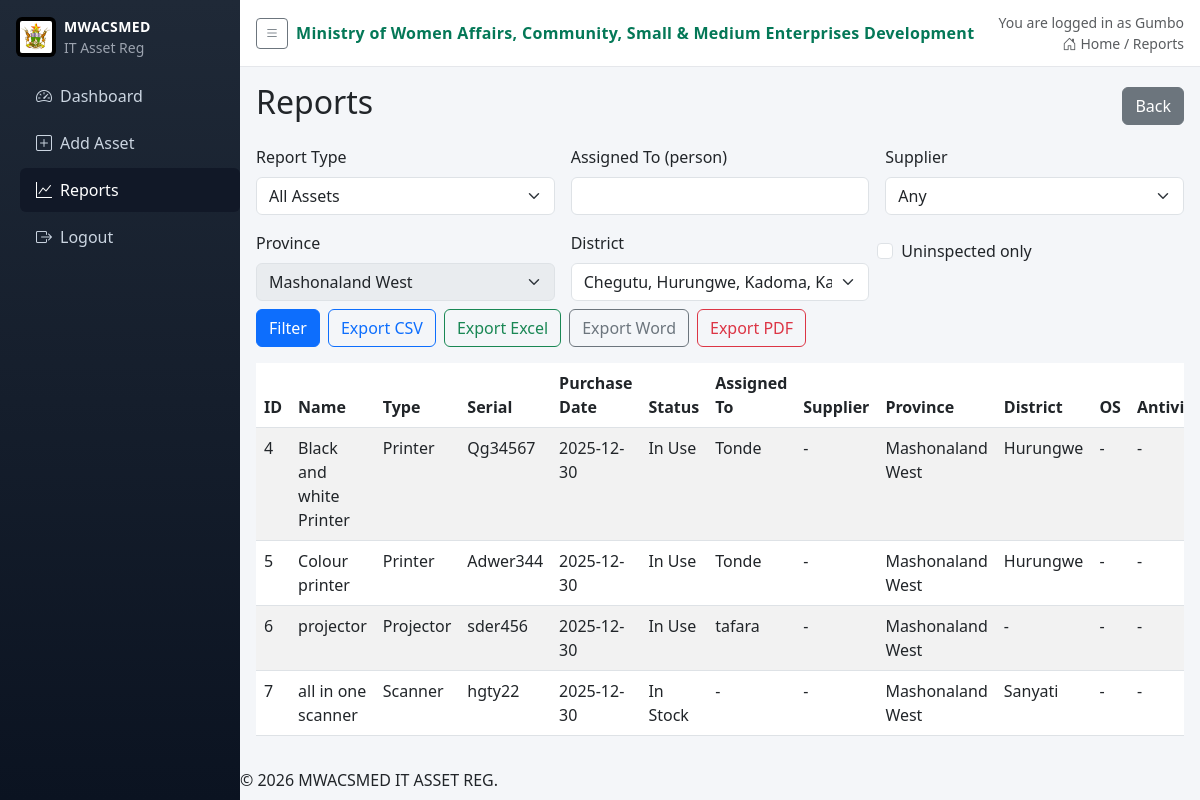
The page /reports (signed in) on the database its author committed.
### app.py (models this page shows, shortened)
class User(db.Model):
    id = db.Column(db.Integer, primary_key=True)
    username = db.Column(db.String(80), unique=True, nullable=False)
    password_hash = db.Column(db.String(200), nullable=False)
    role = db.Column(db.String(20), nullable=False)
    province = db.Column(db.String(100), nullable=True)  # 'Head Office' or specific province
    district = db.Column(db.String(100), nullable=True)
    active = db.Column(db.Boolean, default=True, nullable=False)
    email = db.Column(db.String(120), nullable=True)

class Asset(db.Model):
    id = db.Column(db.Integer, primary_key=True)
    name = db.Column(db.String(100), nullable=False)
    type = db.Column(db.String(50), nullable=False)
    serial_number = db.Column(db.String(100), unique=True, nullable=False)
    purchase_date = db.Column(db.Date, nullable=True)
    assigned_to = db.Column(db.String(100), nullable=True)
    supplier = db.Column(db.String(120), nullable=True)
    status = db.Column(db.String(50), default='In Stock')
    antivirus_name = db.Column(db.String(100), nullable=True)
    antivirus_license_date = db.Column(db.Date, nullable=True)
    office_name = db.Column(db.String(100), nullable=True)
    office_license_date = db.Column(db.Date, nullable=True)
    os_name = db.Column(db.String(100), nullable=True)
    province = db.Column(db.String(100), nullable=True)
    district = db.Column(db.String(100), nullable=True)
    inspected_by_ict = db.Column(db.Boolean, default=False)
    inspection_date = db.Column(db.Date, nullable=True)
    created_by_user_id = db.Column(db.Integer, nullable=True)
    @property
    def eol_years(self):
        mapping = {
            'Laptop': 3,
            'Desktop': 5,
            'All-in-One': 5,
            'Cellphone': 2,
            'Tablet': 2,
        }
        return mapping.get(self.type)
    @property
    def eol_date(self):
        if not self.purchase_date or not self.eol_years:
            return None
        return self.purchase_date + timedelta(days=self.eol_years * 365)
    @property
    def eol_status(self):
        if not self.eol_date:
            return None

### app.py (the view)
@app.route('/reports')
@login_required
def reports():
    report_type = request.args.get('type', 'all')
    assets = get_report_assets(report_type)
    suppliers = [
        r[0] for r in filter_by_user_location(Asset.query)
        .with_entities(Asset.supplier)
        .filter(Asset.supplier.isnot(None))
        .filter(Asset.supplier != '')
        .distinct()
        .order_by(Asset.supplier)
        .all()
        if r[0]
    ]
    log_action('view_reports', details=report_type)
    return render_template('reports.html', assets=assets, report_type=report_type, suppliers=suppliers)

### app.py (called while the page is built)
def login_required(f):
    @wraps(f)
    def wrapper(*args, **kwargs):
        if not session.get('user_id'):
            return redirect(url_for('login'))
        return f(*args, **kwargs)
    return wrapper

def current_user():
    uid = session.get('user_id')
    if not uid:
        return None
    return User.query.get(uid)

def filter_by_user_location(query):
    u = current_user()
    if not u:
        return query
    if u.role == 'IT':
        return query
    if u.province == 'Head Office':
        return query
    q = query.filter(Asset.province == u.province)
    if u.district:
        if u.role == 'AdminDistrict':
            q = q.filter(Asset.district == u.district)
        else:
            if ',' not in (u.district or ''):
                q = q.filter(Asset.district == u.district)
    return q

@app.context_processor
def inject_user():
    return {
        'current_user': current_user(),
        'current_role': (current_user().role if current_user() else None),
        'ministry_name': app.config.get('MINISTRY_NAME'),
        'logo_url': app.config.get('LOGO_STATIC_PATH')
    }

def log_action(action, entity_type=None, entity_id=None, details=None):
    try:
        entry = AuditLog(
            actor_user_id=current_user().id if current_user() else None,
            action=action,
            entity_type=entity_type,
            entity_id=entity_id,
            details=details
        )
        db.session.add(entry)
        db.session.commit()
    except Exception:
        pass

### templates/reports.html (shortened to what this page needs)
{% extends 'base.html' %}
{% block content %}
<div class="d-flex justify-content-between align-items-center mb-3">
  <h2>Reports</h2>
  <a href="{{ url_for('index') }}" class="btn btn-secondary">Back</a>
</div>
<form method="GET" action="{{ url_for('reports') }}" class="row g-3 mb-3">
  <div class="col-md-4">
    <label for="report_type" class="form-label">Report Type</label>
    <select id="report_type" name="type" class="form-select" onchange="this.form.submit()">
      <option value="all" {% if report_type=='all' %}selected{% endif %}>All Assets</option>
    </select>
  </div>
  <div class="col-md-4">
    <label for="assigned_to" class="form-label">Assigned To (person)</label>
    <input type="text" id="assigned_to" name="assigned_to" class="form-control" value="{{ request.args.get('assigned_to','') }}">
  </div>
  <div class="col-md-4">
    <label for="supplier" class="form-label">Supplier</label>
    <select id="supplier" name="supplier" class="form-select">
      <option value="">Any</option>
    </select>
  </div>
  <div class="col-md-4">
    <label for="province" class="form-label">Province</label>
    <select id="province" name="province" class="form-select" onchange="updateDistricts()" {% if current_role != 'IT' and current_user and current_user.province != 'Head Office' %}disabled{% endif %}>
      {% if current_role == 'IT' or (current_user and current_user.province == 'Head Office') %}
        <option value="">Any</option>
        <option value="Head Office" {% if request.args.get('province')=='Head Office' %}selected{% endif %}>Head Office</option>
        <option value="Bulawayo" {% if request.args.get('province')=='Bulawayo' %}selected{% endif %}>Bulawayo</option>
        <option value="Harare" {% if request.args.get('province')=='Harare' %}selected{% endif %}>Harare</option>
        <option value="Manicaland" {% if request.args.get('province')=='Manicaland' %}selected{% endif %}>Manicaland</option>
        <option value="Mashonaland Central" {% if request.args.get('province')=='Mashonaland Central' %}selected{% endif %}>Mashonaland Central</option>
        <option value="Mashonaland East" {% if request.args.get('province')=='Mashonaland East' %}selected{% endif %}>Mashonaland East</option>
        <option value="Mashonaland West" {% if request.args.get('province')=='Mashonaland West' %}selected{% endif %}>Mashonaland West</option>
        <option value="Masvingo" {% if request.args.get('province')=='Masvingo' %}selected{% endif %}>Masvingo</option>
        <option value="Matabeleland North" {% if request.args.get('province')=='Matabeleland North' %}selected{% endif %}>Matabeleland North</option>
        <option value="Matabeleland South" {% if request.args.get('province')=='Matabeleland South' %}selected{% endif %}>Matabeleland South</option>
        <option value="Midlands" {% if request.args.get('province')=='Midlands' %}selected{% endif %}>Midlands</option>
      {% else %}
        <option value="{{ current_user.province }}" selected>{{ current_user.province }}</option>
      {% endif %}
    </select>
  </div>
  <div class="col-md-4">
    <label for="district" class="form-label">District</label>
    <select id="district" name="district" class="form-select" data-selected="{{ request.args.get('district','') }}" {% if current_user and current_user.district %}disabled{% endif %}>
      {% if current_user and current_user.district %}
        <option value="{{ current_user.district }}" selected>{{ current_user.district }}</option>
      {% else %}
        <option value="">Any</option>
      {% endif %}
    </select>
  </div>
  <div class="col-md-3 form-check mt-4">
    <input type="checkbox" class="form-check-input" id="uninspected" name="uninspected" {% if request.args.get('uninspected')=='on' %}checked{% endif %}>
    <label class="form-check-label" for="uninspected">Uninspected only</label>
  </div>
  <div class="col-md-9 d-flex align-items-end gap-2 mt-2">
    <button type="submit" class="btn btn-primary">Filter</button>
    <a class="btn btn-outline-primary" href="{{ url_for('export', fmt='csv', type=report_type, assigned_to=request.args.get('assigned_to',''), supplier=request.args.get('supplier',''), province=request.args.get('province',''), district=request.args.get('district',''), uninspected=request.args.get('uninspected','')) }}">Export CSV</a>
    <a class="btn btn-outline-success" href="{{ url_for('export', fmt='excel', type=report_type, assigned_to=request.args.get('assigned_to',''), supplier=request.args.get('supplier',''), province=request.args.get('province',''), district=request.args.get('district',''), uninspected=request.args.get('uninspected','')) }}">Export Excel</a>
    <a class="btn btn-outline-secondary" href="{{ url_for('export', fmt='word', type=report_type, assigned_to=request.args.get('assigned_to',''), supplier=request.args.get('supplier',''), province=request.args.get('province',''), district=request.args.get('district',''), uninspected=request.args.get('uninspected','')) }}">Export Word</a>
    <a class="btn btn-outline-danger" href="{{ url_for('export', fmt='pdf', type=report_type, assigned_to=request.args.get('assigned_to',''), supplier=request.args.get('supplier',''), province=request.args.get('province',''), district=request.args.get('district',''), uninspected=request.args.get('uninspected','')) }}">Export PDF</a>
  </div>
</form>
<div class="table-responsive">
  <table class="table table-striped table-hover">
    <thead>
      <tr>
        <th>ID</th>
        <th>Name</th>
        <th>Type</th>
        <th>Serial</th>
        <th>Purchase Date</th>
        <th>Status</th>
        <th>Assigned To</th>
        <th>Supplier</th>
        <th>Province</th>
        <th>District</th>
        <th>OS</th>
        <th>Antivirus</th>
      </tr>
    </thead>
    <tbody>
      {% for a in assets %}
      <tr>
        <td>{{ a.id }}</td>
        <td>{{ a.name }}</td>
        <td>{{ a.type }}</td>
        <td>{{ a.serial_number }}</td>
        <td>{{ a.purchase_date or '-' }}</td>
        <td>{{ a.status }}</td>
        <td>{{ a.assigned_to or '-' }}</td>
        <td>{{ a.supplier or '-' }}</td>
        <td>{{ a.province or '-' }}</td>
        <td>{{ a.district or '-' }}</td>
        <td>{{ a.os_name or '-' }}</td>
        <td>{{ a.antivirus_name or '-' }}</td>
      </tr>
      {% else %}
      <tr>
        <td colspan="17" class="text-center">No data</td>
      </tr>
      {% endfor %}
    </tbody>
  </table>
</div>
{% endblock %}

### templates/base.html (shortened to what this page needs)
<!doctype html>
<html lang="en">
  <head>
    <link href="https://cdn.jsdelivr.net/npm/bootstrap@5.3.0/dist/css/bootstrap.min.css" rel="stylesheet">
    <link rel="stylesheet" href="https://cdn.jsdelivr.net/npm/bootstrap-icons@1.11.1/font/bootstrap-icons.css">
  </head>
  <body>
    <aside class="sidebar">
      <div class="brand d-flex align-items-center gap-2">
        {% if logo_url %}
        <img class="brand-logo" src="{{ logo_url }}" alt="" onerror="this.remove()">
        {% endif %}
        <div>
          <div class="brand-title">MWACSMED</div>
          <div class="brand-sub small">IT Asset Reg</div>
        </div>
      </div>
      <nav class="nav flex-column">
        <a class="nav-link {% if request.endpoint=='index' %}active{% endif %}" href="{{ url_for('index') }}"><i class="bi bi-speedometer2 me-2"></i>Dashboard</a>
        <a class="nav-link {% if request.endpoint=='add_asset' %}active{% endif %}" href="{{ url_for('add_asset') }}"><i class="bi bi-plus-square me-2"></i>Add Asset</a>
        <a class="nav-link {% if request.endpoint=='reports' %}active{% endif %}" href="{{ url_for('reports') }}"><i class="bi bi-graph-up me-2"></i>Reports</a>
        {% if current_user %}
        <a class="nav-link" href="{{ url_for('logout') }}"><i class="bi bi-box-arrow-right me-2"></i>Logout</a>
        {% else %}
        <a class="nav-link {% if request.endpoint=='login' %}active{% endif %}" href="{{ url_for('login') }}"><i class="bi bi-box-arrow-in-right me-2"></i>Login</a>
        {% endif %}
      </nav>
    </aside>
    <div class="main">
      <div class="topbar d-flex justify-content-between align-items-center">
        <div class="d-flex align-items-center gap-2">
          <button class="btn btn-outline-secondary btn-sm" id="sidebarToggle"><i class="bi bi-list"></i></button>
          <div class="ministry">{{ ministry_name }}</div>
        </div>
        <div class="text-muted small text-end">
          {% if current_user %}
          <div>You are logged in as {{ current_user.username }}</div>
          {% endif %}
          <div><i class="bi bi-house-door me-1"></i>Home / {{ request.endpoint|capitalize }}</div>
        </div>
      </div>
      <div class="content">
      {% block content %}{% endblock %}
      </div>
      <div class="footer-copy">© 2026 MWACSMED IT ASSET REG.</div>
    </div>
  </body>
</html>

### templates/base.html (style rules this page uses)
body { background: #f4f6f9; }
.sidebar { position: fixed; top: 0; left: 0; bottom: 0; width: 240px; background: linear-gradient(180deg,#1f2937 0%, #0b1321 100%); color: #cbd5e1; padding-top: 1rem; }
.sidebar .brand { color: #fff; padding: 0 1rem; margin-bottom: 1rem; }
.brand-logo { height: 40px; width: 40px; object-fit: contain; display: inline-block; background: #000; border-radius: 6px; padding: 4px; }
.brand-title { font-weight: 700; font-size: 14px; letter-spacing: .4px; }
.brand-sub { color: #9ca3af; }
.sidebar .nav-link { color: #cbd5e1; padding: .6rem 1rem; border-radius: .375rem; display: block; }
.sidebar .nav-link.active, .sidebar .nav-link:hover { background: #111827; color: #fff; }
.sidebar nav { padding-left: 1.25rem; margin-top: .5rem; }
.sidebar .nav-link { margin-bottom: .25rem; }
.main { margin-left: 240px; transition: margin-left .2s ease; }
.topbar { background: #ffffff; border-bottom: 1px solid #e5e7eb; padding: .75rem 1rem; }
.ministry { font-weight: 700; color: #047857; letter-spacing: .3px; }
.content { padding: 1rem; }

### rows shown on the page
User: username "Gumbo", province "Mashonaland West", district "Chegutu, Hurungwe, Kadoma, Kariba, Makonde, Mhondoro-Ngezi, Sanyati, Zvimba"
Asset: id "4", name "Black and white Printer", type "Printer", serial_number "Qg34567", purchase_date "2025-12-30", status "In Use", assigned_to "Tonde", supplier "-", province "Mashonaland West", district "Hurungwe", os_name "-", antivirus_name "-"
Asset: id "5", name "Colour printer", type "Printer", serial_number "Adwer344", purchase_date "2025-12-30", status "In Use", assigned_to "Tonde", supplier "-", province "Mashonaland West", district "Hurungwe", os_name "-", antivirus_name "-"
Asset: id "6", name "projector", type "Projector", serial_number "sder456", purchase_date "2025-12-30", status "In Use", assigned_to "tafara", supplier "-", province "Mashonaland West", district "-", os_name "-", antivirus_name "-"
Asset: id "7", name "all in one scanner", type "Scanner", serial_number "hgty22", purchase_date "2025-12-30", status "In Stock", assigned_to "-", supplier "-", province "Mashonaland West", district "Sanyati", os_name "-", antivirus_name "-"

### other values the page prints
{{ ministry_name }} "Ministry of Women Affairs, Community, Small & Medium Enterprises Development"
{{ request.endpoint|capitalize }} "Reports"
